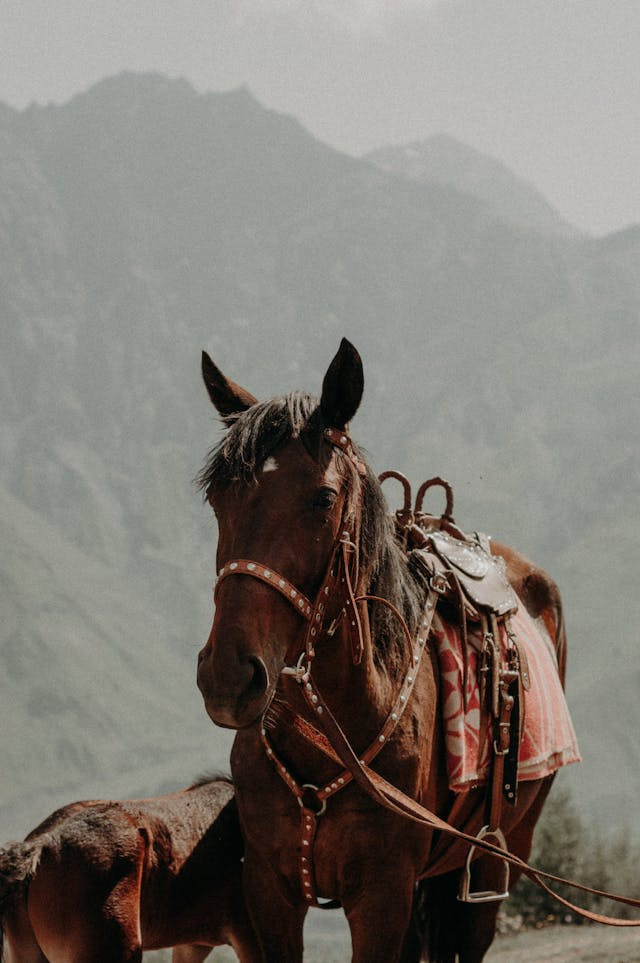
#> input picture images/horse.png, 640 x 963 px
$ jupyter execute 12_contours.ipynb
#> lines starting #> are read from the running program, lines starting #| are printed output that depends on the picture; after the words box and inside, x2 and y2 are one past the last pixel; in counts of white or black regions, pixels touching at a corner belong together
# 12. 윤곽선 검출
- 경계선을 연결한 선
- 흑백 이미지 -> 이진화 -> 윤곽선 찾기(findCountours) -> 윤곽선 그리기(drawCountours)
- 윤곽선을 자동으로 찾아주는 기능
- 윤곽선(Contour): 같은 색상 또는 강도를 가진 영역의 경계선을 따라 그려진 곡선

## 윤곽선 그리는 방법
- 이미지에서 엣지를 찾는다(threshold 또는 canny이용)
- 윤곽선을 찾아서 데이터로 저장(findContours)
- 이미지 위에 윤곽선을 그림(drawContours)

### cv2.findContours(image, mode, method, contours[,hierarchy[,offset]]]) -> contours, hierarchy
- image : 윤곽선을 검출할 이미지,
- mode : 윤곽 검출 모드
- method : 윤곽 근사 모드
- contours : 검출된 윤곽정보
- hierarchy : 이미지 위상에 대한 정보를 포함하는 벡터
- offset : (optional) 윤곽 이동 offset, 이미지 ROI 에서 윤곽선을 추출 후에 전체 이미지 컨텍스트에서 분석해야 하는 경우 유용

#

#### 윤곽선 찾기 모드 Contour Retrieval Mode
1. cv2.RETR_EXTERNAL
  - 가장 바깥쪽 윤곽선만 가져옴
2. cv2.RETR_LIST
  - 모든 윤곽선을 가져오지만, 계층 구조 정보는 무시함
3. cv2.RETR_TREE
  - 모든 윤곽선을 가져오며, 계층 구조도 포함
4. cv2.RETR_CCOMP
  - 모든 윤곽선을 2단계 계층 구조로 나눕

[cell 1]
import cv2
horse = "../images/horse.png"

## 12-1. 윤곽선 검출 기본

[cell 2]
img = cv2.imread(horse)
#> img is the input picture: shape (963, 640, 3); mean B, G, R 113.1, 120.2, 125.5
resize_img = cv2.resize(img, None, fx=0.8, fy=0.8)
coppied1 = resize_img.copy()
coppied2 = resize_img.copy()
combined = resize_img.copy()

# 그레이 스케일로 변환
gray1 = cv2.cvtColor(coppied1, cv2.COLOR_BGR2GRAY)
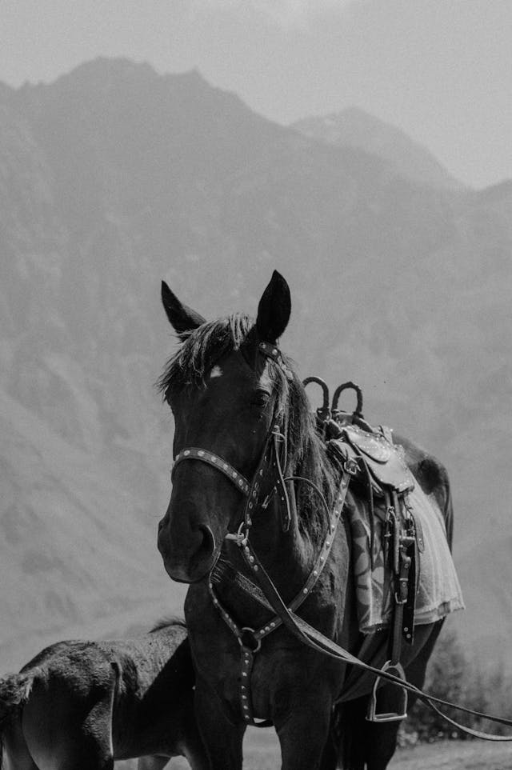
#> gray1: shape (770, 512); min 0, max 230, mean 121
gray2 = cv2.cvtColor(coppied2, cv2.COLOR_BGR2GRAY)

# 이진화
ret1, binary1 = cv2.threshold(
    gray1, -1, 255, cv2.THRESH_BINARY | cv2.THRESH_OTSU)
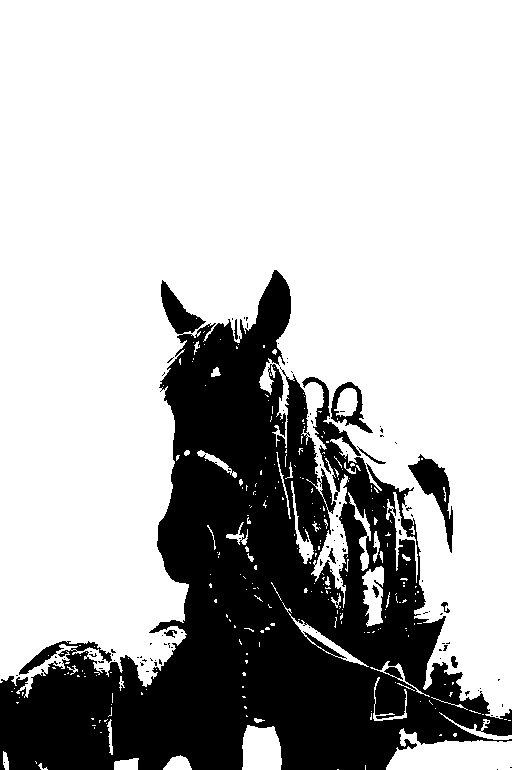
#> binary1: shape (770, 512); 72.2% white; 105 black regions (95 under 20 px)
#> ret1 = 93
ret2, binary2 = cv2.threshold(
    gray2, -1, 255, cv2.THRESH_BINARY | cv2.THRESH_OTSU)
#> ret2 = 93

# 윤곽선 찾기
contours1, hierachy1 = cv2.findContours(
    binary1, cv2.RETR_LIST, cv2.CHAIN_APPROX_NONE)  # 윤곽선과 계층구조가 나옴
#> contours1 = 422 contours, 379 with area under 20; largest, box (x1, y1, x2, y2) and area: (0, 0, 512, 719) 275082, (386, 728, 512, 770) 3254, (407, 453, 454, 554) 1586, (242, 725, 282, 770) 1490, (330, 381, 374, 434) 1245
countours2, hierachy2 = cv2.findContours(
    binary2, cv2.RETR_EXTERNAL, cv2.CHAIN_APPROX_NONE)  # 윤곽선과 계층구조가 나옴
#> countours2 = 263 contours, 239 with area under 20; largest, box (x1, y1, x2, y2) and area: (0, 0, 512, 719) 275082, (386, 728, 512, 770) 3254, (242, 725, 282, 770) 1490, (362, 566, 384, 627) 822, (282, 602, 369, 667) 686

# 윤곽선 그리기
cv2.drawContours(coppied1, contours1, -1, (128, 255, 150), 2)
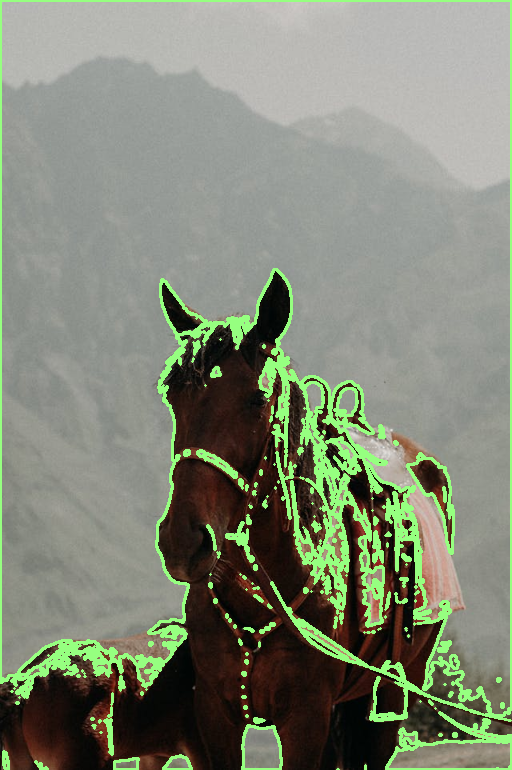
#> coppied1: shape (770, 512, 3); mean B, G, R 116.8, 133.8, 127.8
cv2.drawContours(coppied2, countours2, -1, (37, 255, 210), 2)
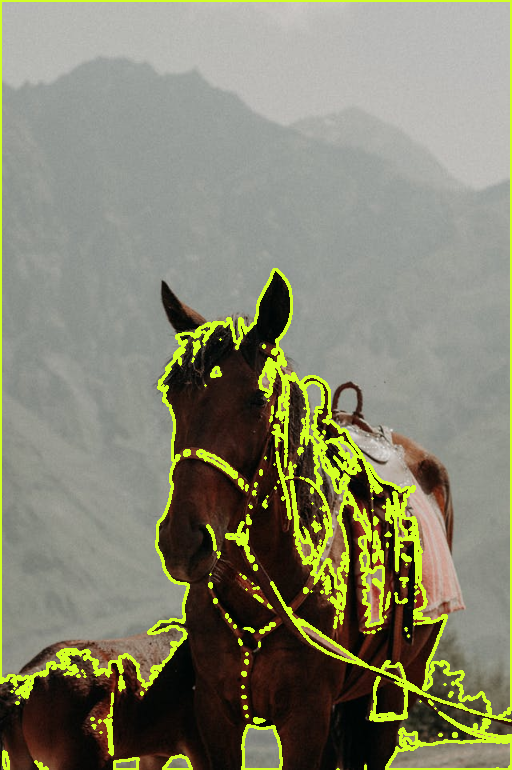
#> coppied2: shape (770, 512, 3); mean B, G, R 109.7, 131.2, 131.6

cv2.drawContours(combined, contours1, -1, (255, 255, 255), 2)
cv2.drawContours(combined, countours2, -1, (37, 255, 210), 2)
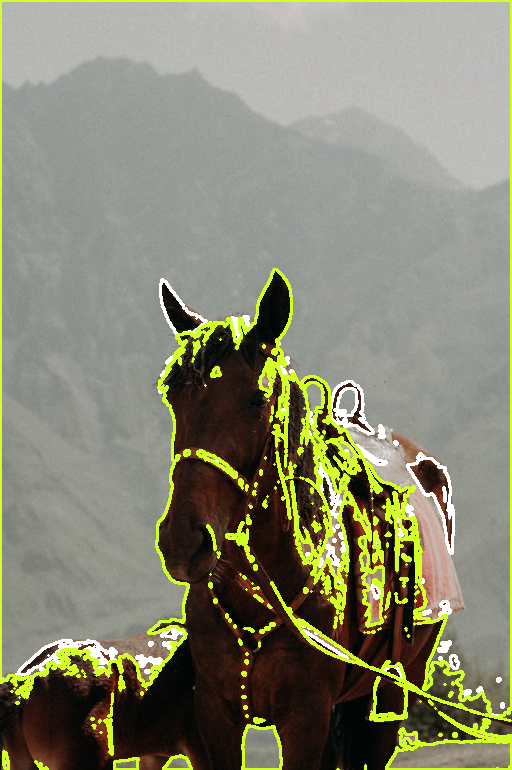
#> combined: shape (770, 512, 3); mean B, G, R 112.5, 133.8, 133.8

cv2.imshow("img", combined)
cv2.imshow("contours1", coppied1)
cv2.imshow("contours2", coppied2)
cv2.waitKey(0)
cv2.destroyAllWindows()

## 12-2. BoundingRect
- 윤곽선 경계 사각형

[cell 3]
img = cv2.imread(horse)
resize_img = cv2.resize(img, None, fx=0.8, fy=0.8)
coppied1 = resize_img.copy()


# 그레이 스케일로 변환
gray1 = cv2.cvtColor(coppied1, cv2.COLOR_BGR2GRAY)

# 이진화
ret1, binary1 = cv2.threshold(
    gray1, -1, 255, cv2.THRESH_BINARY | cv2.THRESH_OTSU)

# 윤곽선 찾기
contours1, hierachy1 = cv2.findContours(
    binary1, cv2.RETR_LIST, cv2.CHAIN_APPROX_NONE)  # 윤곽선과 계층구조가 나옴

for contour in contours1:
    x, y, width, height = cv2.boundingRect(contour)
    cv2.rectangle(coppied1, (x, y), (x+width, y+height),
                  (32, 54, 146), 2, cv2.LINE_AA)
#> this loop made 422 passes
#> (x, y, width, height) on passes 2, 3, 6: (365, 765, 1, 5), (38, 763, 10, 7), (114, 758, 25, 12)
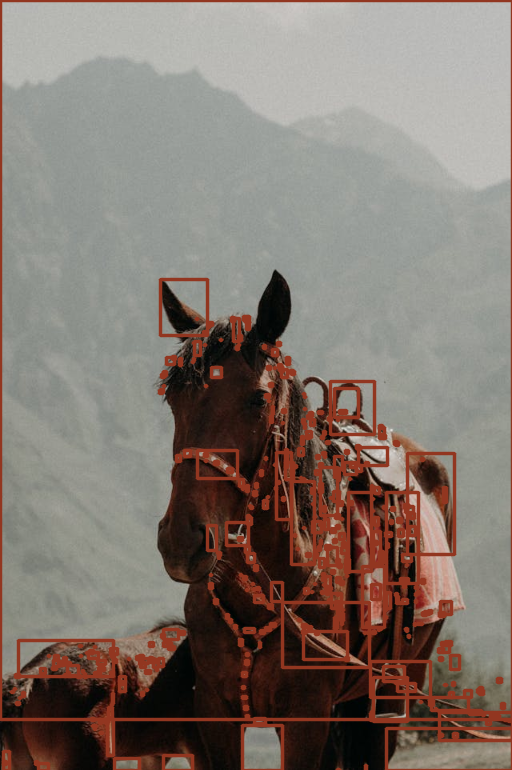
#> coppied1: shape (770, 512, 3); mean B, G, R 110, 117.9, 129.2


cv2.imshow("img", resize_img)
cv2.imshow("contours1", coppied1)
cv2.waitKey(0)
cv2.destroyAllWindows()

## 12-3. contourArea
- 윤곽선의 면적을 계산

[cell 4]
import cv2

img = cv2.imread("../images/vehicles.png")
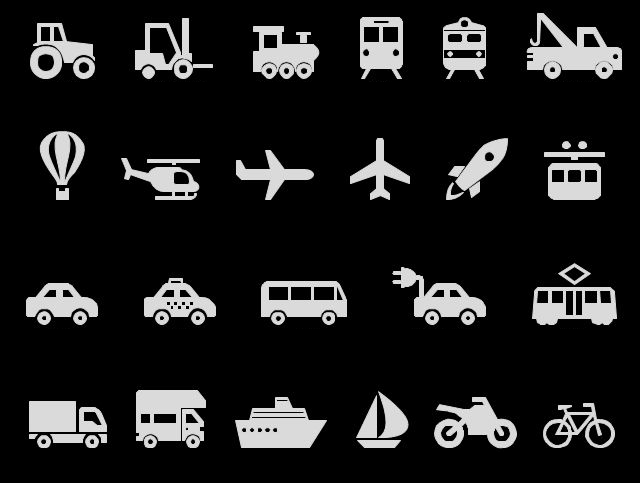
#> input picture images/vehicles.png, 640 x 483 px
#> img is the input picture: shape (483, 640, 3); min 0, max 253, mean 31.7
coppied = img.copy()
name = "Contour"
cv2.namedWindow(name)

# 윤곽선을 찾고 : grayscale -> 이진화 -> findContours
gray = cv2.cvtColor(coppied, cv2.COLOR_BGR2GRAY)

ret, binary = cv2.threshold(gray, -1, 255, cv2.THRESH_BINARY | cv2.THRESH_OTSU)
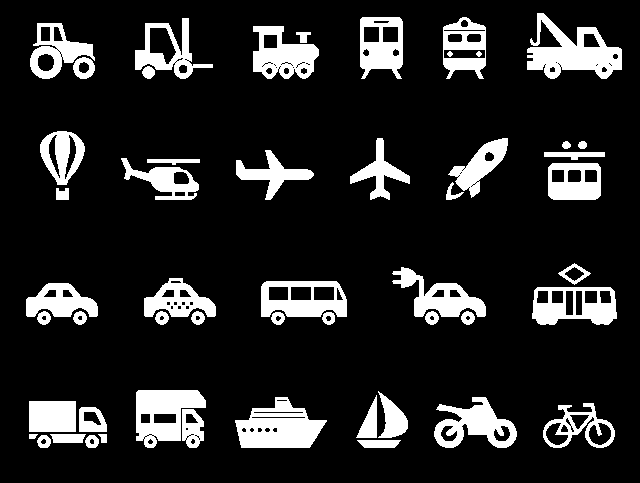
#> binary: shape (483, 640); 14.5% white; 52 white regions
#> ret = 107
contours, hierachy = cv2.findContours(
    binary, cv2.RETR_EXTERNAL, cv2.CHAIN_APPROX_NONE)
#> contours = 50 contours; largest, box (x1, y1, x2, y2) and area: (527, 13, 622, 79) 3169, (235, 397, 327, 448) 2978, (532, 287, 617, 325) 2736, (261, 281, 347, 317) 2700, (136, 390, 206, 448) 2632

# 윤곽선의 면적이 특정 크기 이상인 윤곽선을 새로운 리스트에 저장
filtered_contours = []
MIN_AREA = 1000
for contour in contours:
    if cv2.contourArea(contour) > MIN_AREA:
        filtered_contours.append(contour)
#> this loop made 50 passes
#> after the loop, filtered_contours = 22 contours; largest, box (x1, y1, x2, y2) and area: (527, 13, 622, 79) 3169, (235, 397, 327, 448) 2978, (532, 287, 617, 325) 2736, (261, 281, 347, 317) 2700, (136, 390, 206, 448) 2632

# 윤곽선의 인덱스를 선택해서 : 트랙바를 이용 -> while
cv2.createTrackbar("index", name, 0, len(filtered_contours)-1, lambda x: x)


while True:
    coppied = img.copy()
    index = cv2.getTrackbarPos("index", name)
#> index = 0
    # print(f"area : {cv2.contourArea(contours[index])}")

    # 해당 인덱스의 bounding rect를 추출하고 : cv2.boundingRect
    x, y, width, height = cv2.boundingRect(filtered_contours[index])
#> x = 543; y = 403; width = 72; height = 45

    # contours[i] -> rect
    # 화면에 사격형을 그린다 : cv2.rectangle
    cv2.rectangle(coppied, (x, y), (x+width, y+height),
                  (124, 62, 148), 2, cv2.LINE_AA)
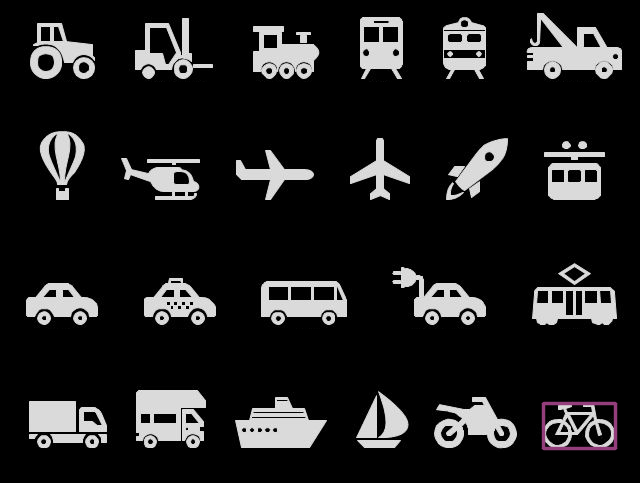
#> coppied: shape (483, 640, 3); 0.38% of pixels changed, all inside (x1, y1, x2, y2) = (541, 401, 618, 451)
    cv2.imshow(name, coppied)

    if cv2.waitKey(1) != -1:
#> (key Esc is pressed here)
        break
cv2.destroyAllWindows()
